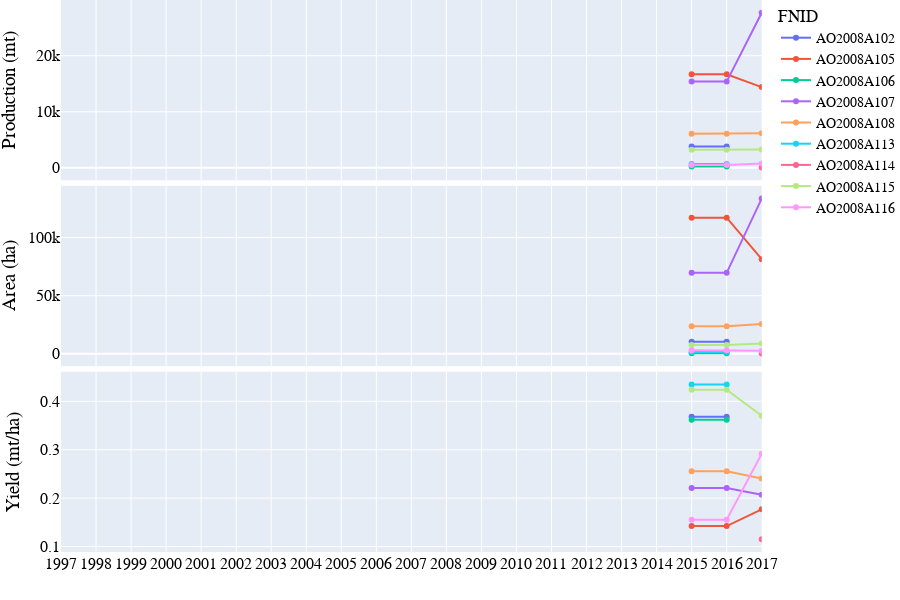
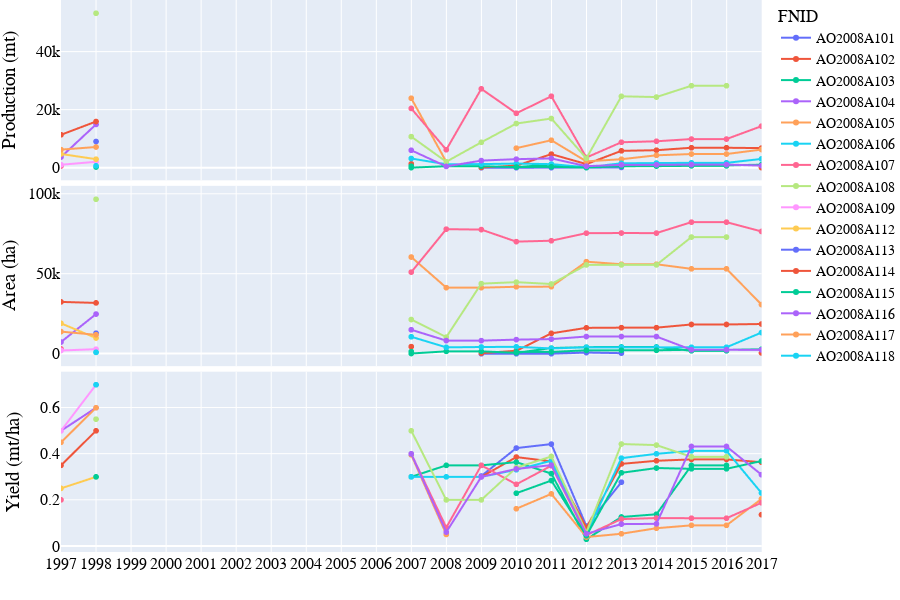
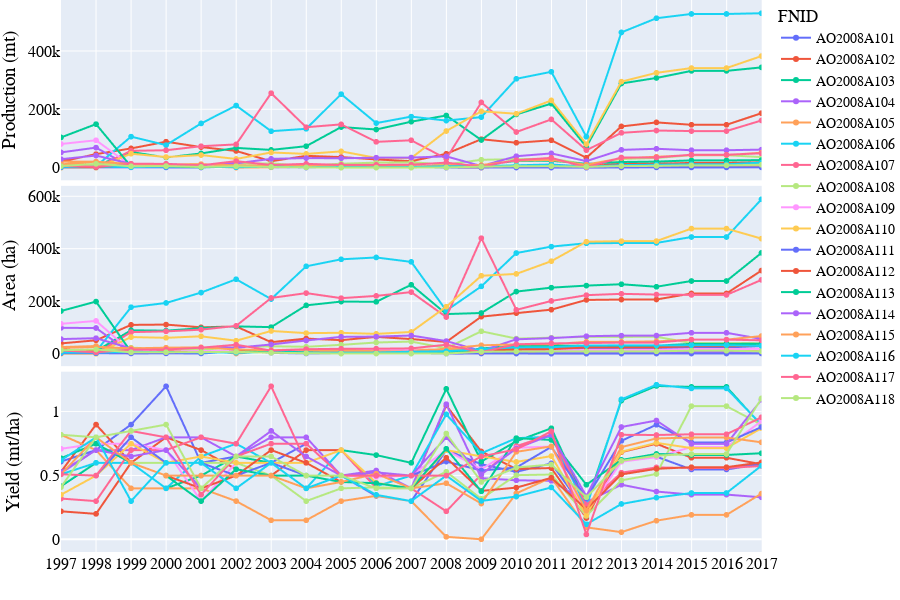
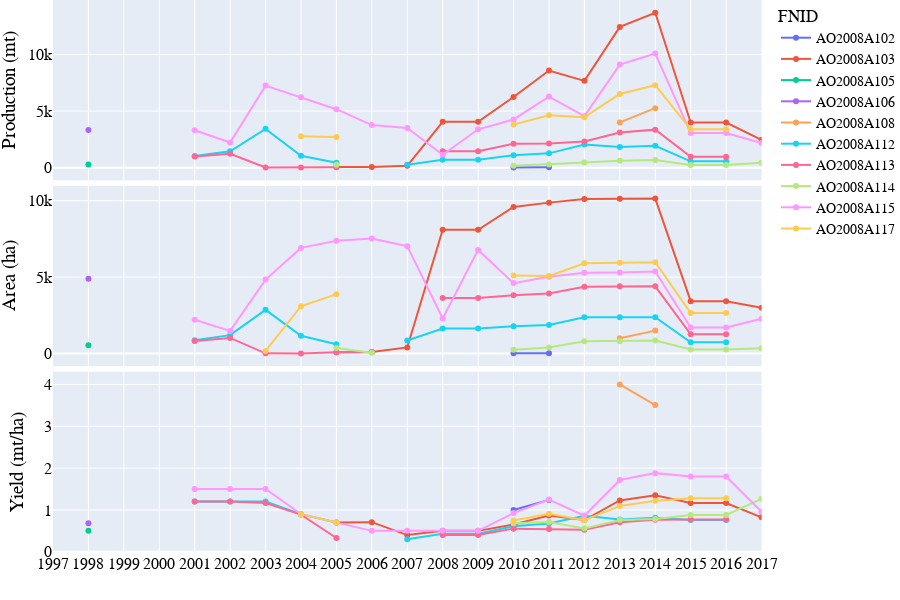

The notebook cell these images were saved under, in order:
### Code cell
# Lineplot of Production-Area-Yield time-series
country_iso, country_name = 'AO', 'Angola'
df = pd.read_csv('../data/crop/adm_crop_production_%s.csv' % country_iso, index_col=0)
df['year'] = df['harvest_year']
year = [df['year'].min(), df['year'].max()]
product_season = [
    ['Millet','Main'],
    ['Sorghum','Main'],
    ['Maize','Main'],
    ['Rice','Main'],
]
for product_name, season_name in product_season:
    footnote = 'Production-Area-Yield time-series of %s - %s - %s' % (country_iso, product_name, season_name)
    fn_save = '../figures/%s_line_pay_%s_%s.png' % (country_iso, product_name, season_name)
    sub = df[(df['product'] == product_name) & (df['season_name'] == season_name)]
    fig = PlotLinePAY(sub, year, footnote, fn_save)
    fig.show()
